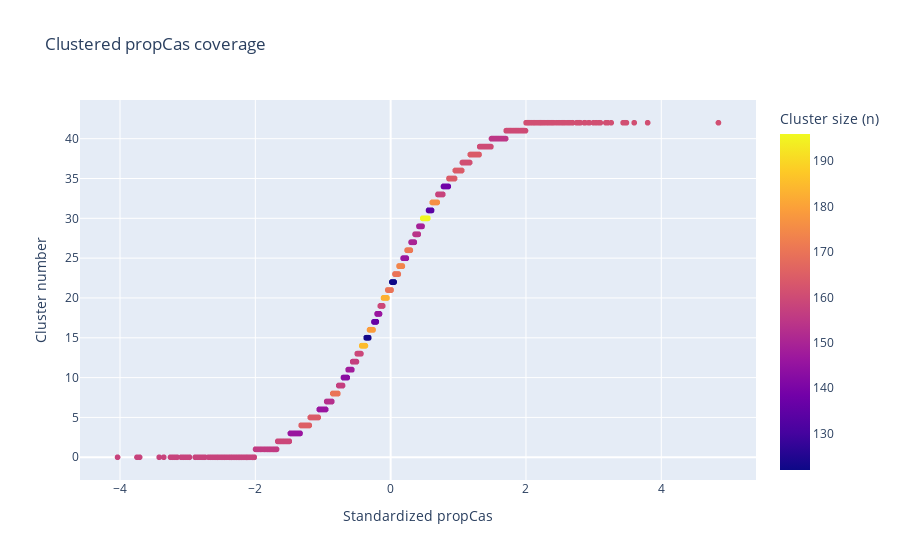

The cell this chart's notebook holds for it:
### Markdown cell above
Silhouette scores intially decrease from 2 to 3 clusters, before beginning to increase beyond two clusters. Let's look at what range of results each cluster covers and the size of each cluster group:

### Code cell
from collections import Counter
import plotly_express as px

#prepare variables for chart
trans = KBinsDiscretizer(n_bins=43, encode='ordinal', strategy='quantile')
labels = trans.fit_transform(st_y.reshape(-1,1))

#reformat x label
y_lab = labels.tolist()
y_lab = np.array(y_lab).ravel()
y_lab = [int(x) for x in y_lab]

y = tr_y
z = np.unique(y_lab, return_counts=True)[1]

#create a list of sizes of length x
z_l = []
for lab in y_lab:
    z_l.append(z[lab])

#convert all values into array
y_lab_3d = np.array(y_lab)
z_3d = np.array(z_l)
y_3d = np.array(tr_y)

#create chart
fig = px.scatter(y = y_lab_3d, x = y_3d, color = z_3d, title="Clustered propCas coverage")
fig.update_xaxes(title_text='Standardized propCas')
fig.update_yaxes(title_text='Cluster number')
fig.update_layout(coloraxis_colorbar=dict(title="Cluster size (n)"))

### Figure 1 — Plotly figure (JSON) as saved in the notebook; plotly's stock layout.template omitted (floating-point values rounded to 4 significant figures; data arrays with more than 128 entries replaced by an {"elided": "..."} marker saying what was removed)
{"data": [{"hovertemplate": "x=%{x}<br>y=%{y}<br>color=%{marker.color}<extra></extra>", "legendgroup": "", "marker": {"color": {"elided": "6789 int values"}, "coloraxis": "coloraxis", "symbol": "circle"}, "mode": "markers", "name": "", "showlegend": false, "type": "scattergl", "x": {"elided": "6789 float values"}, "xaxis": "x", "y": {"elided": "6789 int values"}, "yaxis": "y"}], "layout": {"coloraxis": {"colorbar": {"title": {"text": "Cluster size (n)"}}, "colorscale": [[0, "#0d0887"], [0.1111, "#46039f"], [0.2222, "#7201a8"], [0.3333, "#9c179e"], [0.4444, "#bd3786"], [0.5556, "#d8576b"], [0.6667, "#ed7953"], [0.7778, "#fb9f3a"], [0.8889, "#fdca26"], [1, "#f0f921"]]}, "legend": {"tracegroupgap": 0}, "title": {"text": "Clustered propCas coverage"}, "xaxis": {"anchor": "y", "domain": [0, 1], "title": {"text": "Standardized propCas"}}, "yaxis": {"anchor": "x", "domain": [0, 1], "title": {"text": "Cluster number"}}}}
